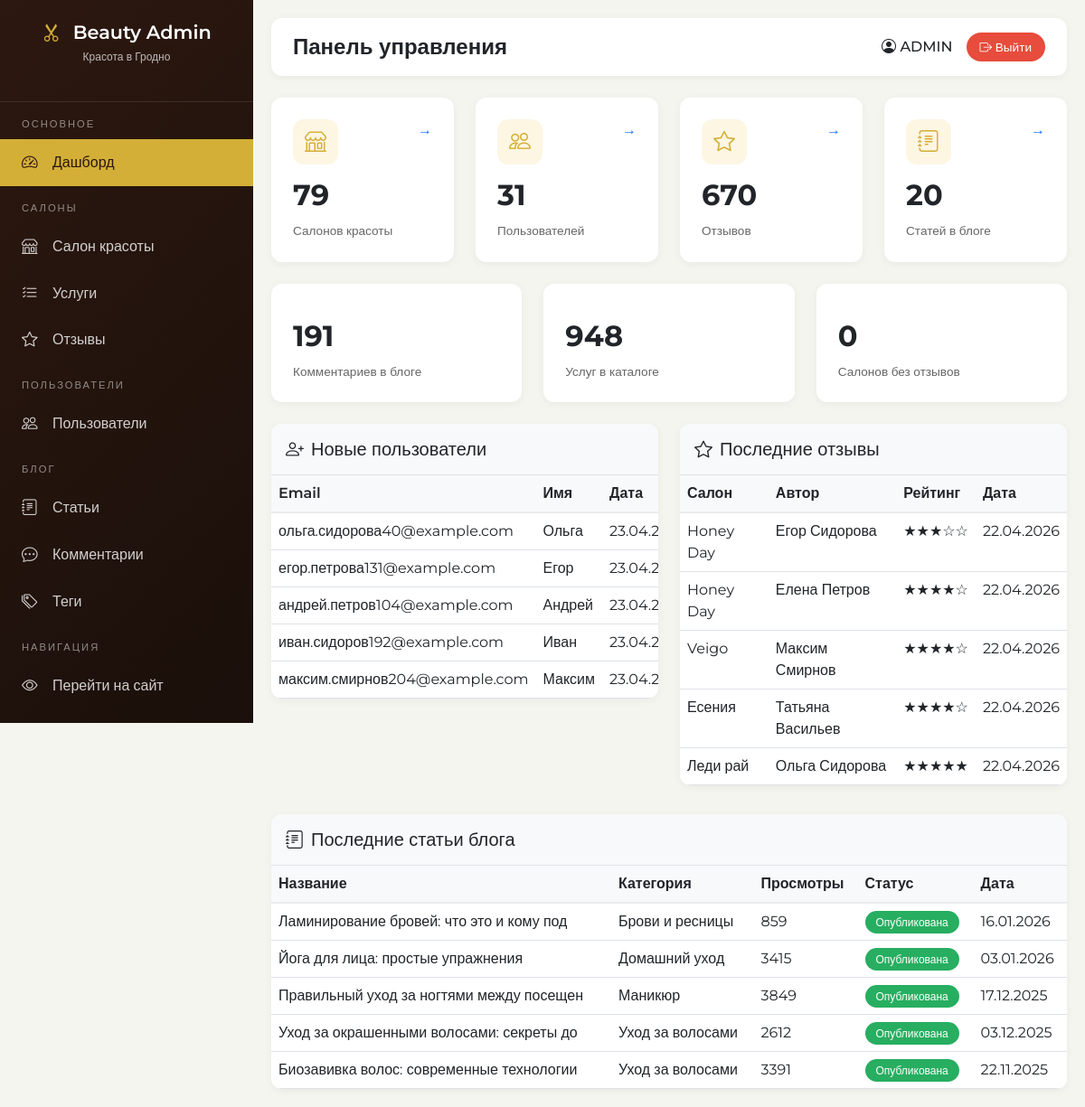
Before: /admin/ (signed in) with the older database file.
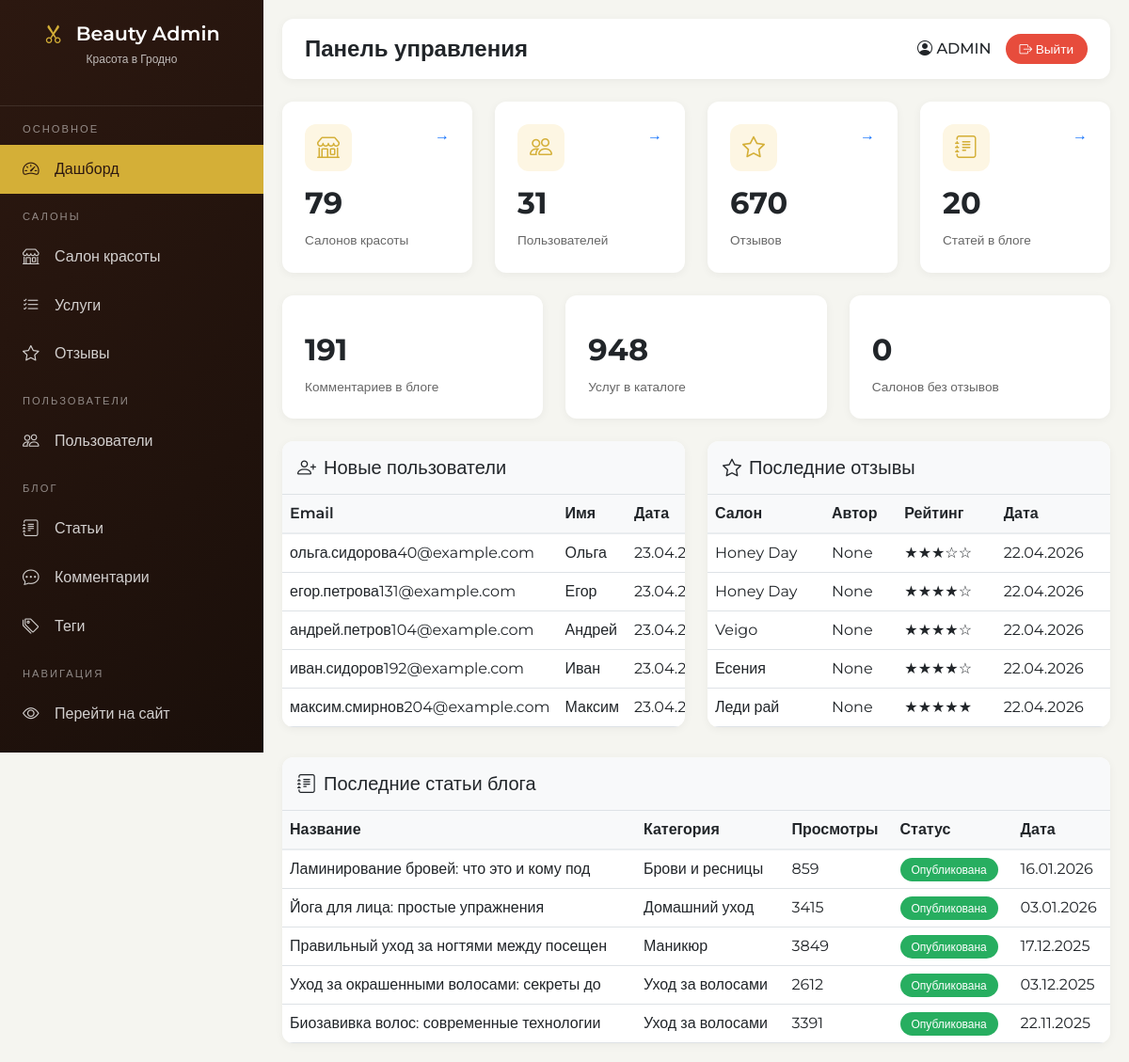
After: the same page with the newer database file.
### models.py (models this page shows)
class Review(db.Model):
    __tablename__ = 'reviews'
    id = db.Column(db.Integer, primary_key=True)
    salon_id = db.Column(db.Integer, db.ForeignKey('salons.id'))
    author_name = db.Column(db.String(100))
    rating = db.Column(db.Integer)
    text = db.Column(db.Text)
    tags = db.Column(db.String(300))
    created_at = db.Column(db.DateTime, server_default=db.func.now())
    user_id = db.Column(db.Integer, db.ForeignKey('users.id'), nullable=True)
    user = db.relationship('User', backref='reviews', lazy=True)  # Добавлено

class Salon(db.Model):
    __tablename__ = 'salons'
    id = db.Column(db.Integer, primary_key=True)
    name = db.Column(db.String(200))
    category = db.Column(db.String(100))
    description = db.Column(db.Text)
    address = db.Column(db.String(300))
    district = db.Column(db.String(100))
    phone = db.Column(db.String(20))
    working_hours = db.Column(db.String(200))
    rating = db.Column(db.Float, default=0.0)
    reviews_count = db.Column(db.Integer, default=0)
    is_verified = db.Column(db.Boolean, default=False)
    image_url = db.Column(db.String(300), default='/static/img/default.png')
    created_at = db.Column(db.DateTime, server_default=db.func.now())
    social_instagram = db.Column(db.String(300))
    social_vk = db.Column(db.String(300))
    social_facebook = db.Column(db.String(300))
    social_telegram = db.Column(db.String(300))
    services = db.relationship('Service', backref='salon', lazy=True, cascade='all, delete-orphan')
    reviews = db.relationship('Review', backref='salon', lazy=True, cascade='all, delete-orphan')

### admin.py (the view)
@admin_bp.route('/')
@login_required
@admin_required
def index():
    stats = {
        'users': User.query.count(),
        'salons': Salon.query.count(),
        'reviews': Review.query.count(),
        'blog_posts': BlogPost.query.count(),
        'blog_comments': BlogComment.query.count(),
        'services': Service.query.count(),
        'tags': BlogTag.query.count()
    }
    recent_users = User.query.order_by(desc(User.created_at)).limit(5).all()
    recent_reviews = Review.query.order_by(desc(Review.created_at)).limit(5).all()
    recent_posts = BlogPost.query.order_by(desc(BlogPost.created_at)).limit(5).all()
    salons_without_reviews = Salon.query.filter(Salon.reviews_count == 0).count()
    avg_salon_rating = db.session.query(func.avg(Salon.rating)).scalar() or 0
    return render_template('admin/index.html',
        title='Панель управления',
        stats=stats,
        recent_users=recent_users,
        recent_reviews=recent_reviews,
        recent_posts=recent_posts,
        salons_without_reviews=salons_without_reviews,
        avg_salon_rating=round(avg_salon_rating, 1)
    )

### admin.py (called while the page is built)
def admin_required(f):
    @wraps(f)
    def decorated_function(*args, **kwargs):
        if not current_user.is_authenticated or not current_user.is_admin:
            abort(403)
        return f(*args, **kwargs)
    return decorated_function

### app.py (called while the page is built)
@login_manager.user_loader
def load_user(user_id):
    return User.query.get(int(user_id))

@app.context_processor
def inject_now():
    return {'now': datetime.now()}

@app.context_processor
def inject_user():
    user_favorites = []
    if current_user.is_authenticated:
        user_favorites = [s.id for s in current_user.favorite_salons.all()]
    return {
        'current_user': current_user,
        'user_favorites': user_favorites
    }

### templates/admin/index.html (shortened to what the changed rows need)
{% extends "admin/base.html" %}
{% block content %}
<div class="row g-4">
    <div class="col-md-6">
        <div class="admin-table">
            <div class="table-responsive">
                <table class="table table-hover mb-0">
                    <thead>
                        <tr><th>Email</th><th>Имя</th><th>Дата</th><th>Статус</th></tr>
                    </thead>
                </table>
            </div>
        </div>
    </div>
    <div class="col-md-6">
        <div class="admin-table">
            <div class="table-responsive">
                <table class="table table-hover mb-0">
                    <thead>
                        <tr><th>Салон</th><th>Автор</th><th>Рейтинг</th><th>Дата</th></tr>
                    </thead>
                    <tbody>
                        {% for review in recent_reviews %}
                        <tr>
                            <td>{{ review.salon.name[:30] }}</td>
                            <td>{{ review.author_name }}</td>
                            <td>{% for i in range(review.rating) %}★{% endfor %}{% for i in range(5-review.rating) %}☆{% endfor %}</td>
                            <td>{{ review.created_at.strftime('%d.%m.%Y') }}</td>
                        </tr>
                        {% endfor %}
                    </tbody>
                </table>
            </div>
        </div>
    </div>
</div>
<div class="row g-4 mt-2">
    <div class="col-md-12">
        <div class="admin-table">
            <div class="table-responsive">
                <table class="table table-hover mb-0">
                    <thead>
                        <tr><th>Название</th><th>Категория</th><th>Просмотры</th><th>Статус</th><th>Дата</th></tr>
                    </thead>
                </table>
            </div>
        </div>
    </div>
</div>
{% endblock %}

Changed rows visible on the page:
changed Review (number 1 of 5 on the later page): author_name "Егор Сидорова" → "None"
changed Review (number 2 of 5 on the later page): author_name "Елена Петров" → "None"
changed Review "Veigo": author_name "Максим Смирнов" → "None"
changed Review "Есения": author_name "Татьяна Васильев" → "None"
changed Review "Леди рай": author_name "Ольга Сидорова" → "None"
